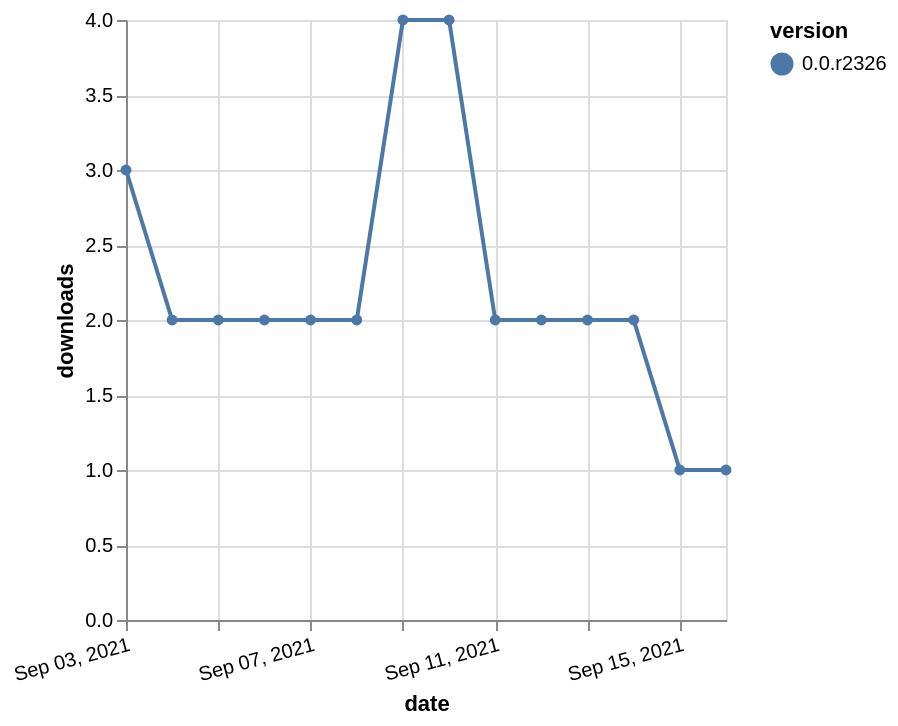

Here is the Vega-Lite specification saved for this chart:
### Vega-Lite specification from a JSON file in a GitHub repository (floating-point values rounded to 4 significant figures)
{"$schema": "https://vega.github.io/schema/vega-lite/v5.json", "description": "A simple bar chart with embedded data.", "data": {"values": [{"date": "2021-09-03", "total": 199, "delta": 3, "version": "0.0.r2326"}, {"date": "2021-09-04", "total": 201, "delta": 2, "version": "0.0.r2326"}, {"date": "2021-09-05", "total": 203, "delta": 2, "version": "0.0.r2326"}, {"date": "2021-09-06", "total": 205, "delta": 2, "version": "0.0.r2326"}, {"date": "2021-09-07", "total": 207, "delta": 2, "version": "0.0.r2326"}, {"date": "2021-09-08", "total": 209, "delta": 2, "version": "0.0.r2326"}, {"date": "2021-09-09", "total": 213, "delta": 4, "version": "0.0.r2326"}, {"date": "2021-09-10", "total": 217, "delta": 4, "version": "0.0.r2326"}, {"date": "2021-09-11", "total": 219, "delta": 2, "version": "0.0.r2326"}, {"date": "2021-09-12", "total": 221, "delta": 2, "version": "0.0.r2326"}, {"date": "2021-09-13", "total": 223, "delta": 2, "version": "0.0.r2326"}, {"date": "2021-09-14", "total": 225, "delta": 2, "version": "0.0.r2326"}, {"date": "2021-09-15", "total": 226, "delta": 1, "version": "0.0.r2326"}, {"date": "2021-09-16", "total": 227, "delta": 1, "version": "0.0.r2326"}]}, "width": "container", "mark": {"type": "line", "point": {"filled": true}}, "encoding": {"x": {"field": "date", "type": "temporal", "timeUnit": "yearmonthdate", "title": "date", "axis": {"labelAngle": -15}}, "y": {"field": "delta", "type": "quantitative", "title": "downloads"}, "color": {"field": "version", "type": "nominal"}, "tooltip": {"field": "delta"}}}
